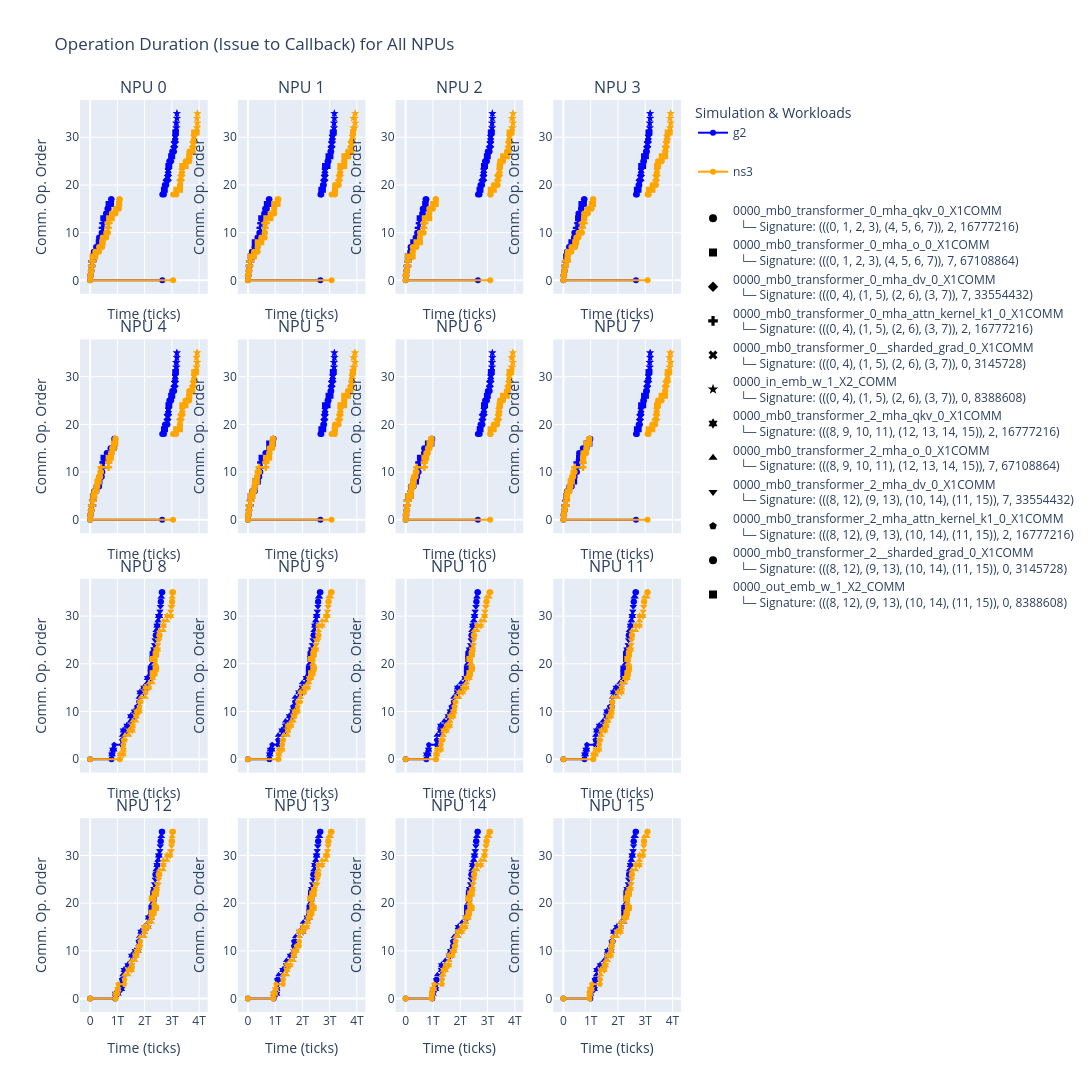

Write notebook code for a chart like this one.
### Code cell
import pandas as pd
import plotly.graph_objects as go
import numpy as np

# --- 1. Load and Prepare Data ---

# Define file paths for the two simulation runs
g2_filepath = '/app/astra-sim/upc/output/comparison_run/FoldedClos/T5_Base_multiple_1_4_2_2_0.seq_1024.batch_128/run_20251202_161612_918ms/g2/T5_Base_multiple_1_4_2_2_0.seq_1024.batch_128_trace_matched_timing.csv'
ns3_filepath = '/app/astra-sim/upc/output/comparison_run/FoldedClos/T5_Base_multiple_1_4_2_2_0.seq_1024.batch_128/run_20251202_161614_005ms/ns3/T5_Base_multiple_1_4_2_2_0.seq_1024.batch_128_trace_matched_timing.csv'

# Load the CSV files into pandas DataFrames
try:
    g2_df = pd.read_csv(g2_filepath)
    ns3_df = pd.read_csv(ns3_filepath)
    print("✅ Successfully loaded both g2 and ns3 data files.")
except FileNotFoundError as e:
    print(f"❌ Error loading files: {e}. Please ensure the file paths are correct.")
    # Stop execution if files are not found
    raise

# Filter for communication nodes only (node_type 4 is for computation)
comm_node_types = [5, 6, 7]
g2_comm = g2_df[g2_df['node_type'].isin(comm_node_types)].copy()
ns3_comm = ns3_df[ns3_df['node_type'].isin(comm_node_types)].copy()
print(f"Filtered for communication nodes. Found {len(g2_comm)} comm nodes in g2, {len(ns3_comm)} in ns3.")

# --- 2. Merge DataFrames for Comparison ---

# Select and rename columns for a clean merge
# We use 'node_name' and 'sys_id' as a composite key to uniquely identify an operation on a specific GPU
g2_subset = g2_comm[['sys_id', 'node_name', 'issue_tick', 'callback_tick', 'elapsed_time']]
ns3_subset = ns3_comm[['sys_id', 'node_name', 'issue_tick', 'callback_tick', 'elapsed_time']]

# Rename columns to distinguish between g2 and ns3 after merging
g2_subset = g2_subset.rename(columns={
    'issue_tick': 'g2_issue_tick',
    'callback_tick': 'g2_callback_tick',
    'elapsed_time': 'g2_elapsed_time'
})
ns3_subset = ns3_subset.rename(columns={
    'issue_tick': 'ns3_issue_tick',
    'callback_tick': 'ns3_callback_tick',
    'elapsed_time': 'ns3_elapsed_time'
})

# Merge the two dataframes on the GPU ID and the operation name
merged_df = pd.merge(g2_subset, ns3_subset, on=['sys_id', 'node_name'], how='inner')

# --- 3. Visualize Callback Tick Divergence for Each GPU ---

# Sort the data chronologically based on the g2 simulation's start time
# This gives us the intended order of operations
merged_df_sorted = merged_df.sort_values(by=['sys_id', 'g2_issue_tick']).reset_index(drop=True)

print("\n--- Plotting Callback Tick Comparison for Each NPU ---")
print("Generating a plot for each NPU to visualize the divergence in operation completion times ('callback_tick').\n")

# Get the list of unique GPUs (sys_id)
gpus = merged_df_sorted['sys_id'].unique()
gpus.sort()

# --- 4. Parse Workload Groups and Assign Markers ---
import re
import os
import sys

# Ensure we can import from the root
sys.path.append('/app/astra-sim')

from upc.generate_workloads_split import create_collectives_log

# Define the workload folder (containing the original ET files)
workload_folder = '/app/astra-sim/upc/comparing_networks/workload/T5_Base_multiple_1_4_2_2_0.seq_1024.batch_128'

# Path to the log file
workload_log_path = os.path.join(workload_folder, 'duplicate_collectives.log')

# Generate the log if it doesn't exist
if not os.path.exists(workload_log_path):
    create_collectives_log(workload_folder)

# Define a list of markers to cycle through
# Full list: circle, square, diamond, cross, x, triangle-up, triangle-down, etc.
markers = ['circle', 'square', 'diamond', 'cross', 'x', 'star', 'hexagram', 'triangle-up', 'triangle-down', 'pentagon']
workload_to_marker = {}
workload_to_signature = {}
collective_to_workload = {}

try:
    with open(workload_log_path, 'r') as f:
        lines = f.readlines()
        i = 0
        while i < len(lines):
            line = lines[i]
            workload_match = re.match(r'^Workload: (\S+)', line)
            if workload_match:
                current_workload = workload_match.group(1)
                if current_workload not in workload_to_marker:
                    marker_index = len(workload_to_marker) % len(markers)
                    workload_to_marker[current_workload] = markers[marker_index]
                
                # Look for signature on the next line
                if (i + 1 < len(lines)) and (signature_match := re.match(r'^\s+Signature: (.*)', lines[i+1])):
                    workload_to_signature[current_workload] = signature_match.group(1).strip()
            
            collective_match = re.match(r'^\s+-\s(.+)', line)
            if collective_match and current_workload:
                collective_name = collective_match.group(1).strip()
                collective_to_workload[collective_name] = current_workload
            i += 1
    print(f"✅ Successfully parsed {len(workload_to_marker)} workload groups from log file.")
except FileNotFoundError:
    print(f"❌ Warning: Workload log file not found at {workload_log_path}. Using default markers.")
    collective_to_workload = {} # Ensure it's empty if file not found

# Create a mapping from node_name to marker symbol
default_marker = 'circle'
merged_df_sorted['marker'] = merged_df_sorted['node_name'].apply(
    lambda name: workload_to_marker.get(collective_to_workload.get(name), default_marker)
)

# Generate a plot for each GPU
from plotly.subplots import make_subplots
import math

rows = 4
cols = 4
fig = make_subplots(
    rows=rows, 
    cols=cols, 
    subplot_titles=[f'NPU {gpu_id}' for gpu_id in gpus[:rows*cols]],
    shared_xaxes=True,
    vertical_spacing=0.05
)


for i, gpu_id in enumerate(gpus):
    if i >= rows * cols:
        print(f"Warning: Only plotting first {rows*cols} of {len(gpus)} GPUs.")
        break

    # Calculate subplot position
    row = (i // cols) + 1
    col = (i % cols) + 1

    # Filter the dataframe for the current GPU
    gpu_df = merged_df_sorted[merged_df_sorted['sys_id'] == gpu_id].copy()
    
    # The y-axis will represent the order of communication operations
    operation_order = np.arange(len(gpu_df))
    
    # To plot all segments efficiently, we build lists with 'None' to break the lines
    g2_x, g2_y, g2_hover, g2_markers = [], [], [], []
    ns3_x, ns3_y, ns3_hover, ns3_markers = [], [], [], []

    for j, op_idx in enumerate(operation_order):
        node_name = gpu_df['node_name'].iloc[j]
        marker_symbol = gpu_df['marker'].iloc[j]
        
        # Extend g2 lists
        g2_x.extend([gpu_df['g2_issue_tick'].iloc[j], gpu_df['g2_callback_tick'].iloc[j], None])
        g2_y.extend([op_idx, op_idx, None])
        g2_hover.extend([node_name, node_name, None])
        g2_markers.extend([marker_symbol, marker_symbol, marker_symbol])

        # Extend ns3 lists
        ns3_x.extend([gpu_df['ns3_issue_tick'].iloc[j], gpu_df['ns3_callback_tick'].iloc[j], None])
        ns3_y.extend([op_idx, op_idx, None])
        ns3_hover.extend([node_name, node_name, None])
        ns3_markers.extend([marker_symbol, marker_symbol, marker_symbol])

    # Add traces for g2 and ns3 to the subplot
    fig.add_trace(go.Scatter(
        x=g2_x, y=g2_y,
        mode='lines+markers',
        name='g2',
        line=dict(color='blue'),
        marker=dict(size=6, symbol=g2_markers),
        hovertext=g2_hover,
        hovertemplate='<b>%{hovertext}</b><br>Time: %{x}<br>Order: %{y}<extra></extra>',
        legendgroup='g2',
        showlegend=(i==0)
    ), row=row, col=col)
    
    fig.add_trace(go.Scatter(
        x=ns3_x, y=ns3_y,
        mode='lines+markers',
        name='ns3',
        line=dict(color='orange'),
        marker=dict(size=6, symbol=ns3_markers),
        hovertext=ns3_hover,
        hovertemplate='<b>%{hovertext}</b><br>Time: %{x}<br>Order: %{y}<extra></extra>',
        legendgroup='ns3',
        showlegend=(i==0)
    ), row=row, col=col)

# --- Add Dummy Traces for Marker Legend ---
# Add invisible traces to the first subplot just to create the legend
for workload_name, marker in workload_to_marker.items():
    signature = workload_to_signature.get(workload_name, "N/A")
    fig.add_trace(go.Scatter(
        x=[None], y=[None], # No data
        mode='markers',
        marker=dict(symbol=marker, color='black', size=8),
        name=f"{workload_name}<br>  └─ Signature: {signature}",
        legendgroup='Workloads',
        showlegend=True
    ), row=1, col=1)


# Update layout for the entire grid
fig.update_layout(
    title_text='Operation Duration (Issue to Callback) for All NPUs',
    height=1600,
    width=2000,
    legend_title="Simulation & Workloads",
    legend=dict(
        tracegroupgap=20 # Add space between 'g2'/'ns3' and the workload markers
    )
)

# Update axis titles for the grid
fig.update_xaxes(title_text='Time (ticks)')
fig.update_yaxes(title_text='Comm. Op. Order')
    
fig.show()

print(f"✅ Generated plots for all {len(gpus)} NPUs.")
